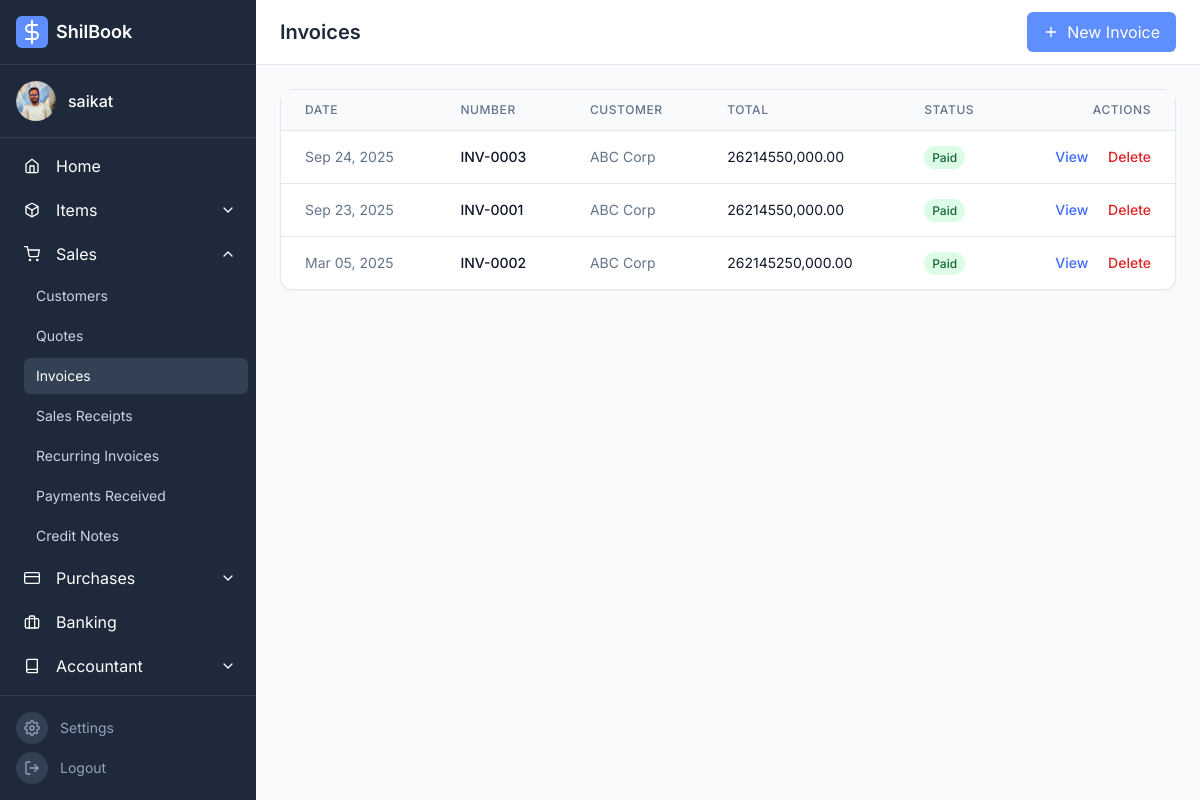
Before: /sales/invoices/index.php (signed in) with the older database file.
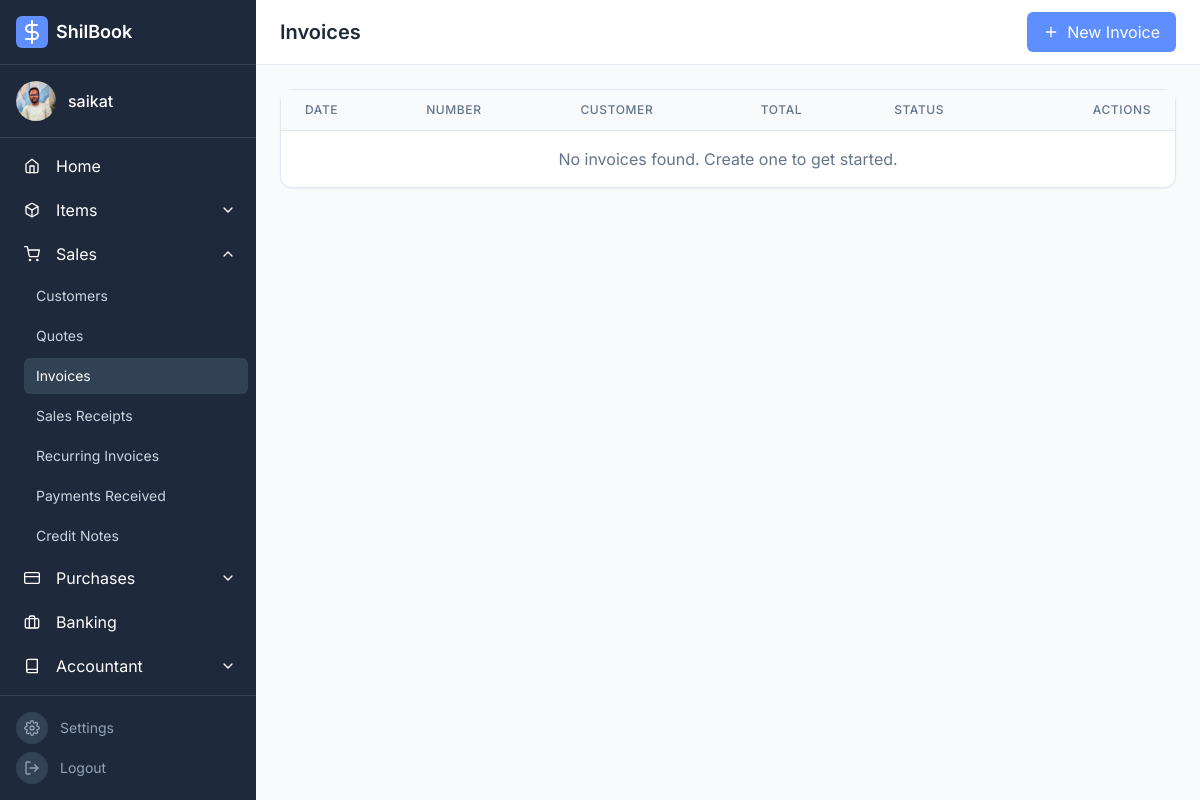
After: the same page with the newer database file.
### tables this page shows
CREATE TABLE `invoices` (
  `id` int(11) NOT NULL,
  `user_id` int(11) NOT NULL,
  `customer_id` int(11) NOT NULL,
  `invoice_number` varchar(255) NOT NULL,
  `invoice_date` date NOT NULL,
  `due_date` date NOT NULL,
  `tax_rate_id` int(11) DEFAULT NULL,
  `subtotal` decimal(10,2) NOT NULL DEFAULT 0.00,
  `tax` decimal(10,2) NOT NULL DEFAULT 0.00,
  `total` decimal(10,2) NOT NULL DEFAULT 0.00,
  `amount_paid` decimal(10,2) NOT NULL DEFAULT 0.00,
  `notes` text DEFAULT NULL,
  `status` enum('draft','sent','paid','overdue') NOT NULL DEFAULT 'draft',
  `created_at` timestamp NOT NULL DEFAULT current_timestamp()
);

CREATE TABLE `customers` (
  `id` int(11) NOT NULL,
  `user_id` int(11) NOT NULL,
  `customer_type` enum('individual','company') NOT NULL DEFAULT 'individual',
  `name` varchar(255) NOT NULL,
  `contact_person` varchar(255) DEFAULT NULL,
  `email` varchar(255) DEFAULT NULL,
  `phone` varchar(50) DEFAULT NULL,
  `address` text DEFAULT NULL,
  `created_at` timestamp NOT NULL DEFAULT current_timestamp()
);

### sales/invoices/index.php (the view, shortened to what this page needs)
<?php
require_once '../../config.php';
$userId = $_SESSION['user_id'];
$sql = "SELECT i.*, c.name AS customer_name FROM invoices i JOIN customers c ON i.customer_id = c.id WHERE i.user_id = :user_id ORDER BY i.invoice_date DESC";
$stmt = $pdo->prepare($sql);
$stmt->bindParam(':user_id', $userId, PDO::PARAM_INT);
$stmt->execute();
$invoices = $stmt->fetchAll(PDO::FETCH_ASSOC);
require_once '../../partials/header.php';
require_once '../../partials/sidebar.php';
function getStatusBadgeClass($status) {
    switch ($status) {
        case 'paid': return 'bg-green-100 text-green-800';
    }
}
?>
<div class="flex-1 flex flex-col overflow-hidden">
    <header class="bg-white border-b border-macgray-200 py-3 px-6 flex items-center justify-between">
        <h1 class="text-xl font-semibold text-macgray-800">Invoices</h1>
        <a href="<?php echo BASE_PATH; ?>sales/invoices/create.php" class="px-4 py-2 bg-macblue-500 text-white rounded-md hover:bg-macblue-600 transition-colors flex items-center space-x-2">
            <i data-feather="plus" class="w-4 h-4"></i>
            <span>New Invoice</span>
        </a>
    </header>
    <main class="content-area flex-1 overflow-y-auto p-6 bg-macgray-50">
        <div class="max-w-7xl mx-auto">
            <div class="bg-white rounded-xl shadow-sm border border-macgray-200">
                <div class="overflow-x-auto">
                    <table class="min-w-full divide-y divide-macgray-200">
                        <thead class="bg-macgray-50">
                            <tr>
                                <th class="px-6 py-3 text-left text-xs font-medium text-macgray-500 uppercase tracking-wider">Date</th>
                                <th class="px-6 py-3 text-left text-xs font-medium text-macgray-500 uppercase tracking-wider">Number</th>
                                <th class="px-6 py-3 text-left text-xs font-medium text-macgray-500 uppercase tracking-wider">Customer</th>
                                <th class="px-6 py-3 text-left text-xs font-medium text-macgray-500 uppercase tracking-wider">Total</th>
                                <th class="px-6 py-3 text-left text-xs font-medium text-macgray-500 uppercase tracking-wider">Status</th>
                                <th class="px-6 py-3 text-right text-xs font-medium text-macgray-500 uppercase tracking-wider">Actions</th>
                            </tr>
                        </thead>
                        <tbody class="divide-y divide-macgray-200">
                            <?php if (empty($invoices)): ?>
                                <tr><td colspan="6" class="px-6 py-4 text-center text-macgray-500">No invoices found. Create one to get started.</td></tr>
                            <?php else: ?>
                                <?php foreach ($invoices as $invoice): ?>
                                    <tr>
                                        <td class="px-6 py-4 whitespace-nowrap text-sm text-macgray-500"><?php echo htmlspecialchars(date("M d, Y", strtotime($invoice['invoice_date']))); ?></td>
                                        <td class="px-6 py-4 whitespace-nowrap text-sm font-medium text-macgray-900"><?php echo htmlspecialchars($invoice['invoice_number']); ?></td>
                                        <td class="px-6 py-4 whitespace-nowrap text-sm text-macgray-500"><?php echo htmlspecialchars($invoice['customer_name']); ?></td>
                                        <td class="px-6 py-4 whitespace-nowrap text-sm text-macgray-900"><?php echo CURRENCY_SYMBOL; ?><?php echo htmlspecialchars(number_format($invoice['total'], 2)); ?></td>
                                        <td class="px-6 py-4 whitespace-nowrap text-sm"><span class="px-2 py-1 text-xs font-medium rounded-full <?php echo getStatusBadgeClass($invoice['status']); ?>"><?php echo htmlspecialchars(ucfirst($invoice['status'])); ?></span></td>
                                        <td class="px-6 py-4 whitespace-nowrap text-right text-sm font-medium">
                                            <a href="view.php?id=<?php echo $invoice['id']; ?>" class="text-macblue-600 hover:text-macblue-900">View</a>
                                            <a href="index.php?action=delete&id=<?php echo $invoice['id']; ?>" class="text-red-600 hover:text-red-900 ml-4" onclick="return confirm('Are you sure you want to permanently delete this invoice? This will restore item quantities to inventory.');">Delete</a>
                                        </td>
                                    </tr>
                                <?php endforeach; ?>
                            <?php endif; ?>
                        </tbody>
                    </table>
                </div>
            </div>
        </div>
    </main>
</div>
<?php require_once '../../partials/footer.php'; ?>

Changed rows visible on the page:
removed invoices: invoice_date "Sep 24, 2025", invoice_number "INV-0003", customer.name "ABC Corp", total "50,000.00", status "Paid"
removed invoices: invoice_date "Sep 23, 2025", invoice_number "INV-0001", customer.name "ABC Corp", total "50,000.00", status "Paid"
removed invoices: invoice_date "Mar 05, 2025", invoice_number "INV-0002", customer.name "ABC Corp", total "250,000.00", status "Paid"
Other visible differences:
text now shown: "No invoices found. Create one to get started."
